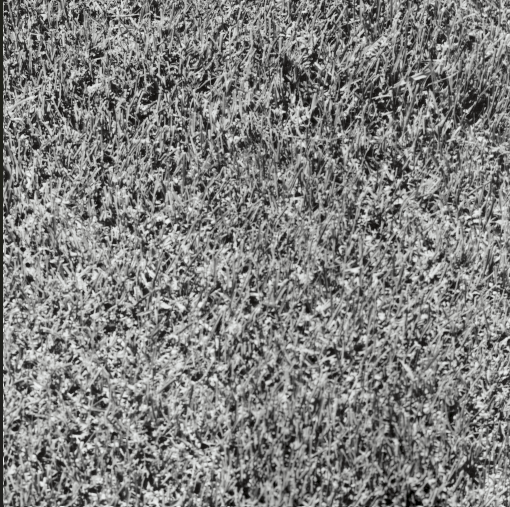
#> input picture data/brodatz/D9.png, 510 x 507 px
$ python experiment_brodatz.py
#> lines starting #> are read from the running program, lines starting #| are printed output that depends on the picture
### src/brodatz.py
from pathlib import Path

import numpy as np
import matplotlib.pyplot as plt
from PIL import Image


def load_texture(path, size=128):
    """
    Load a grayscale texture and extract a centered square.
    """
#> called with size = 128
    image = Image.open(path).convert("L")
    image = np.asarray(image, dtype=np.float64)
#> image: shape (507, 510) float64

    height, width = image.shape
#> height = 507; width = 510

    if height < size or width < size:
        raise ValueError(f"Texture too small: {path}")

    y = (height - size) // 2
#> y = 189
    x = (width - size) // 2
#> x = 191

    return image[y:y + size, x:x + size]
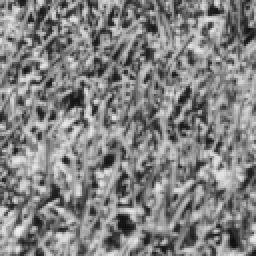
#> returned value: shape (128, 128) float64 (shown 2 times larger); min 15, max 239, mean 130.2


def create_mosaic(texture_paths, size=128):
    """
    Create a 2x2 texture mosaic and its ground truth.
    """
    if len(texture_paths) != 4:
        raise ValueError("Exactly 4 textures are required")

    textures = [
        load_texture(path, size)
        for path in texture_paths
    ]
#> call 2 of load_texture, with size = 128
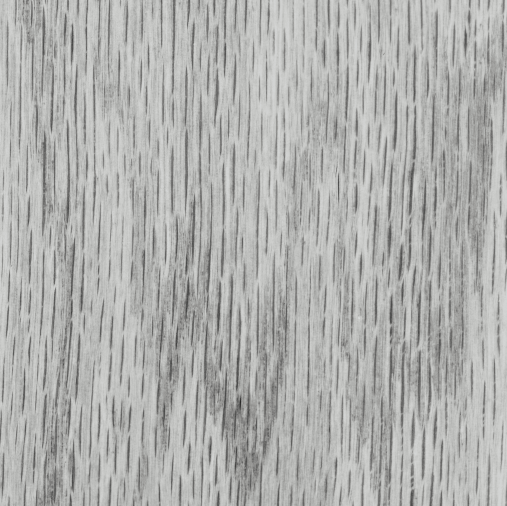
#> input picture data/brodatz/D68.png, 507 x 506 px
#> in load_texture (call 2), `return image[y:y + size, x:x + size]`:
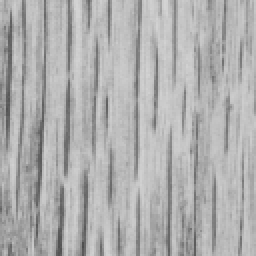
#> returned value: shape (128, 128) float64 (shown 2 times larger); min 76, max 212, mean 175.4

    mosaic = np.block([
        [textures[0], textures[1]],
        [textures[2], textures[3]]
    ])

    ground_truth = np.block([
        [
            np.zeros((size, size), dtype=np.uint8),
            np.ones((size, size), dtype=np.uint8)
        ],
        [
            np.full((size, size), 2, dtype=np.uint8),
            np.full((size, size), 3, dtype=np.uint8)
        ]
    ])

    return mosaic, ground_truth


# [23 lines left out: function display_mosaic, not called in this run]


# [19 lines that do not run on import are left out]

### src/experiment_brodatz.py
from pathlib import Path

import numpy as np
import matplotlib.pyplot as plt

from brodatz import create_mosaic
from gabor import build_filter_bank, apply_filter_bank
from fractal import fractal_feature_stack
from feature_selection import select_features
from clustering import (
    standard_kmeans,
    iterative_kmeans,
    compute_pcc
)


def run_experiment(texture_names, name):
    """Run both K-means methods on a Brodatz mosaic."""

    project_root = Path(__file__).resolve().parent.parent
    data_dir = project_root / "data" / "brodatz"

    texture_paths = [
        data_dir / texture_name
        for texture_name in texture_names
    ]

    mosaic, ground_truth = create_mosaic(texture_paths)

    kernels = build_filter_bank()
    filtered, _ = apply_filter_bank(mosaic, kernels)

    features = fractal_feature_stack(filtered)

    selected, indices, _ = select_features(
        features,
        region_size=16
    )

    labels_standard = standard_kmeans(
        selected,
        n_clusters=4,
        smooth_window=17,
        random_state=0
    )

    labels_iterative, history = iterative_kmeans(
        selected,
        n_clusters=4,
        window_sizes=(33, 25, 17),
        random_state=0
    )

    pcc_standard, mapping_standard = compute_pcc(
        labels_standard,
        ground_truth,
        n_clusters=4
    )

    pcc_iterative, mapping_iterative = compute_pcc(
        labels_iterative,
        ground_truth,
        n_clusters=4
    )

    aligned_standard = np.array([
        mapping_standard[int(label)]
        for label in labels_standard.ravel()
    ]).reshape(mosaic.shape)

    aligned_iterative = np.array([
        mapping_iterative[int(label)]
        for label in labels_iterative.ravel()
    ]).reshape(mosaic.shape)

    print(f"\nMosaic {name}")
    print("Textures:", texture_names)
    print("Selected features:", len(indices))
    print(f"Standard PCC: {pcc_standard * 100:.2f}%")
    print(f"Iterative PCC: {pcc_iterative * 100:.2f}%")
    print(f"Difference: {(pcc_iterative - pcc_standard) * 100:+.2f} points")

    fig, axes = plt.subplots(1, 4, figsize=(16, 4))

    axes[0].imshow(mosaic, cmap="gray", vmin=0, vmax=255)
    axes[0].set_title(f"Mosaic {name}")

    axes[1].imshow(
        ground_truth,
        cmap="tab10",
        vmin=0,
        vmax=3,
        interpolation="nearest"
    )
    axes[1].set_title("Ground truth")

    axes[2].imshow(
        aligned_standard,
        cmap="tab10",
        vmin=0,
        vmax=3,
        interpolation="nearest"
    )
    axes[2].set_title(f"Standard: {pcc_standard * 100:.2f}%")

    axes[3].imshow(
        aligned_iterative,
        cmap="tab10",
        vmin=0,
        vmax=3,
        interpolation="nearest"
    )
    axes[3].set_title(f"Iterative: {pcc_iterative * 100:.2f}%")

    for ax in axes:
        ax.axis("off")

    plt.tight_layout()
    plt.show()

    return pcc_standard, pcc_iterative, len(indices)


if __name__ == "__main__":

    mosaic = {
    "A": ["D9.png", "D68.png", "D84.png", "D112.png"],
}

    results = {}

    for name, textures in mosaic.items():
#> (the run stopped early here; a loop or call above may not have finished)
